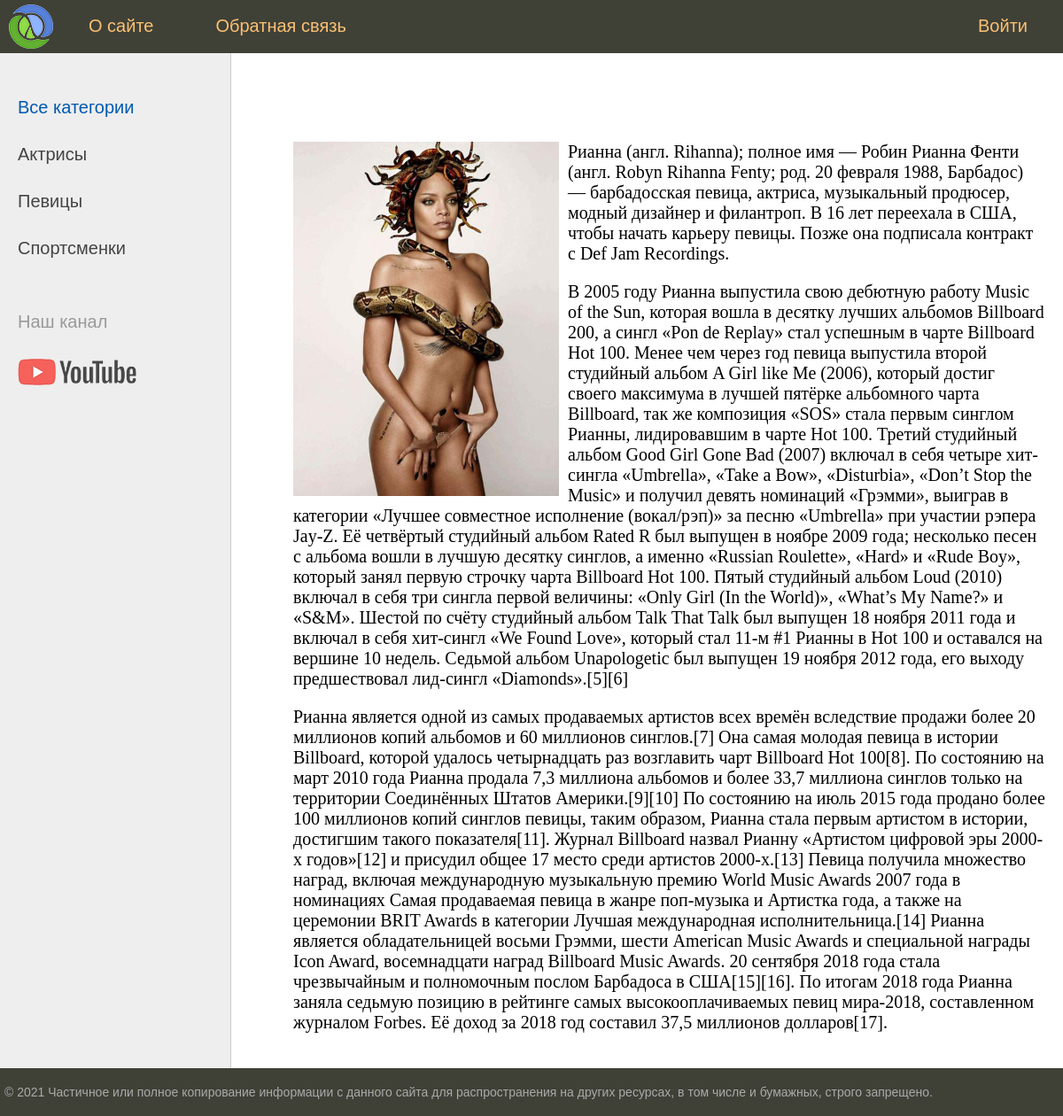
Screenshot of /post/rianna with the database file from the repository.
### women/models.py (models this page shows, shortened)
class Category(models.Model):
    name = models.CharField(max_length=100, db_index=True, verbose_name='Категория')
    slug = models.SlugField(max_length=255, unique=True, db_index=True, verbose_name='URL')
    def get_absolute_url(self):
        return reverse('category', kwargs={'cat_slug': self.slug})
    class Meta:
        verbose_name = 'Категория'
        verbose_name_plural = 'Категории'
        ordering = ['id']

class Women(models.Model):
    title = models.CharField(max_length=255, verbose_name='Заголовок')
    slug = models.SlugField(max_length=255, unique=True, db_index=True, verbose_name='URL')
    content = models.TextField(blank=True, verbose_name='Текст статьи')
    photo = models.ImageField(upload_to='photos/%Y/%m/%d/', verbose_name='Фотография')
    time_create = models.DateTimeField(auto_now_add=True, verbose_name='Дата создания')
    time_update = models.DateTimeField(auto_now=True, verbose_name='Дата именения')
    is_published = models.BooleanField(default=True, verbose_name='Опубликовано')
    cat = models.ForeignKey('Category', on_delete=models.PROTECT, verbose_name='Категория')
    def __str__(self):
        return self.title
    class Meta:
        verbose_name = 'Известные женщины'
        verbose_name_plural = 'Известные женщины'
        ordering = ['-time_create', 'title']

### women/views.py (the view)
# urls.py: path('post/<slug:post_slug>', ShowPost.as_view(), name='post'),
class ShowPost(DataMixin, DetailView):
    model = Women
    template_name = 'women/post.html'
    slug_url_kwarg = 'post_slug'
    context_object_name = 'post'
    def get_context_data(self, *, object_list=None, **kwargs):
        context = super().get_context_data(**kwargs)
        c_def = self.get_user_context(title=context['post'])
        return dict(list(context.items()) + list(c_def.items()))

### women/utils.py (called while the page is built)
    def get_user_context(self, **kwargs):
        context = kwargs
        cats = Category.objects.annotate(Count('women'))
        user_menu = menu.copy()
        if not self.request.user.is_authenticated:
            user_menu.pop(1)
        context['menu'] = user_menu
        context['cats'] = cats
        if 'cat_selected' not in context:
            context['cat_selected'] = 0
        return context

### women/templates/women/post.html
{% extends 'women/base.html' %}
{% block content %}
    {% if post.photo %}
        <p><img src="{{ post.photo.url }}" alt="" class="img-article-left"></p>
    {% endif %}
    {{ post.content|linebreaks }}
{% endblock %}

### women/templates/women/base.html (shortened to what this page needs)
{% load static %}
{% load women_tags %}
<!DOCTYPE html>
<html>
<head>
	<link type="text/css" href="{% static 'women/css/styles.css' %}" rel="stylesheet" />
</head>
<body>
<table class="table-page" border=0 cellpadding="0" cellspacing="0">
<tr><td valign=top>
{% block mainmenu %}
		<div class="header">
			<ul id="mainmenu" class="mainmenu">
			<li class="logo"><a href="{% url 'home' %}"><div class="logo"></div></a></li>
{% for m in menu %}
	{% if not forloop.last %}
			<li><a href="{% url m.url_name %}">{{m.title}}</a></li>
	{% else %}
			<li class="last"><a href="{% url m.url_name %}">{{m.title}}</a></li>
	{% endif %}
{% endfor %}
			</ul>
		</div>
{% endblock mainmenu %}
<table class="table-content" border=0 cellpadding="0" cellspacing="0">
<tr>
	<td valign="top" class="left-chapters">
	<ul id="leftchapters">
		{% if cat_selected == 0 %}
			<li class="selected">Все категории</li>
		{% else %}
			<li><a href="{% url 'home' %}">Все категории</a></li>
		{% endif %}
		{% for c in cats %}
		{% if c.women__count > 0 %}
			{% if c.pk == cat_selected %}
				<li class="selected">{{ c.name }}</li>
			{% else %}
				<li><a href="{{ c.get_absolute_url }}">{{ c.name }}</a></li>
			{% endif %}
		{% endif %}
		{% endfor %}
		<li class="share">
		<p>Наш канал</p>
		<a class="share-yt" href="https://www.youtube.com/channel/UClJzWfGWuGJL2t-3dYKcHTA/playlists" target="_blank" rel="nofollow"></a>
		</li>
	</ul>
</td>
<td valign="top" class="content">
	<div class="content-text">
{% block content %}
{% endblock %}
	</div>
</td></tr></table>
</td></tr>
<tr><td valign=top>
	<div id="footer">
		<p>&copy; 2021 Частичное или полное копирование информации с данного сайта для распространения на других ресурсах, в том числе и бумажных, строго запрещено.</p>
	</div>
</td></tr></table>
</body>
</html>

### women/static/women/css/styles.css (style rules this page uses)
html, body { font-family: 'Arial'; margin: 0; padding: 0; height: 100%; width: 100%; color: #444; }
a { color: #0059b2; text-decoration: none; }
img { max-width: 600px; height: auto; }
img.img-article-left { max-width: 300px; height: auto; float: left; padding: 0 10px 10px 0; }
.table-page { width: 100%; height: 100%; vertical-align: top; }
.table-page tr { height: 100%; }
.header { background: #3F4137; height: 60px; }
.logo { background: url('../images/logo.png') no-repeat 10px 5px; width: 70px; height: 60px; }
ul.mainmenu { list-style: none; margin: 0; padding: 0; height: 60px; color: #fdc073; font-size: 20px; overflow: hidden; }
ul.mainmenu li { float: left; margin: 18px 40px 0 30px; }
ul.mainmenu li.logo { margin: 0; }
ul.mainmenu li.last { float: right; }
ul.mainmenu li a { color: #fdc073; text-decoration: none; }
.table-content { width: 100%; min-height: 100%; height: 100%; }
.left-chapters { margin: 0; background: #eee; border-right: 1px solid #ccc; min-height: 100%; }
.left-chapters ul { width: 230px; min-height: 100%; margin: 0; padding: 20px 10px 10px 20px; list-style: none; font-size: 20px; }
.left-chapters ul li { margin: 30px 0 0 0; color: #999; }
.left-chapters ul li.selected { color: #0059b2; }
.left-chapters ul li a { color: #444; text-decoration: none; }
.left-chapters ul li.share { margin: 60px 0 0 0; }
.left-chapters ul li.share p { margin: 30px 0 30px 0; }
.left-chapters ul li.share a { display: inline-block; width: 40px; height: 40px; margin: 0 20px 0 0; }
.left-chapters ul li.share a.share-yt { width: 100%; height: 30px; background: url('../images/share_yt.png') no-repeat 0 0 }
.content { padding: 40px 20px 20px 40px; width: 100%; box-sizing: border-box; }
.content-text { margin: 60px 0 0 30px; color: #000; font-size: 20px; font-family: Yandex Sans Display Light; }
#footer { box-sizing: border-box; background: #3F4137; padding: 5px; color: #aaa; font-size: 14px; font-family: Verdana, Geneva, Arial, Helvetica; text-align: left; overflow: hidden; }

### rows the page displays
Category: name "Актрисы"
Category: name "Певицы"
Category: name "Спортсменки"
Women: photo (picture), content "Рианна (англ. Rihanna); полное имя — Робин Рианна Фенти (англ. Robyn Rihanna Fenty; род. 20 февраля 1988, Барбадос) — барбадосская певица, актриса, музыкальный продюсер, модный дизайнер и филантроп. В 16 лет переехала в США, чтобы начать карьеру певицы. Позже она подписала контракт с Def Jam Recordings. В 2005 году Рианна выпустила свою дебютную работу Music of the Sun, которая вошла в десятку лучших альбомов Billboard 200, а сингл «Pon de Replay» стал успешным в чарте Billboard Hot 100. Менее чем через год певица выпустила второй студийный альбом A Girl like Me (2006), который достиг своего максимума в лучшей пятёрке альбомного чарта Billboard, так же композиция «SOS» стала первым синглом…"

### other values shown
{{ m.title }} "О сайте" "Обратная связь"
{{ m.title }} "Войти"
